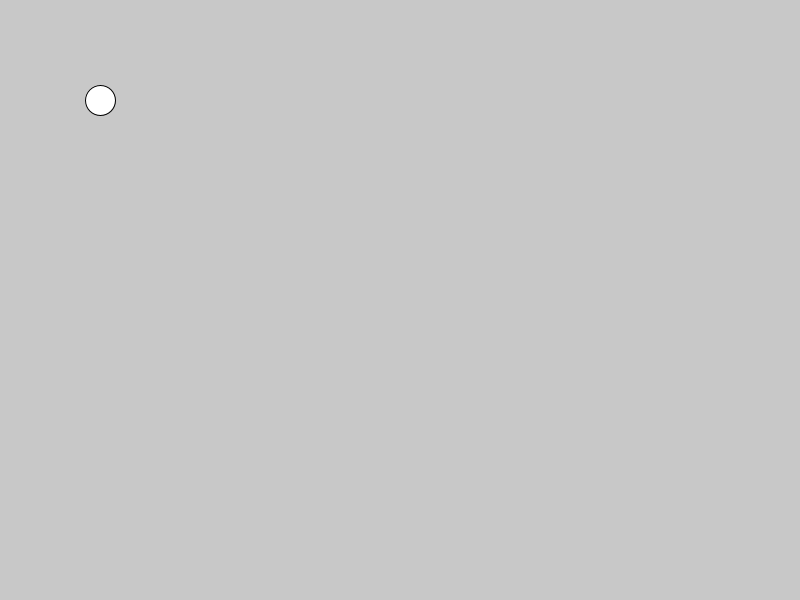
Frame 1 (no input)
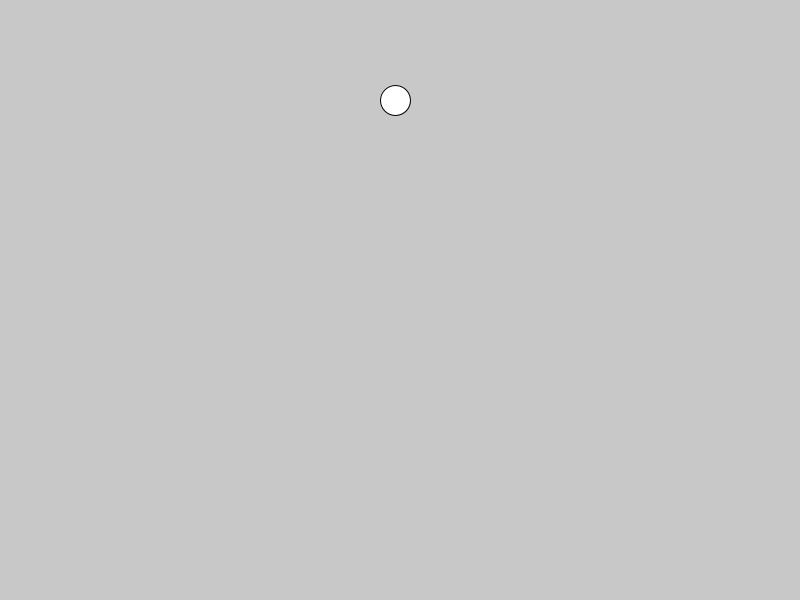
Frame 60 (the mouse pressed at the canvas centre just before this capture)
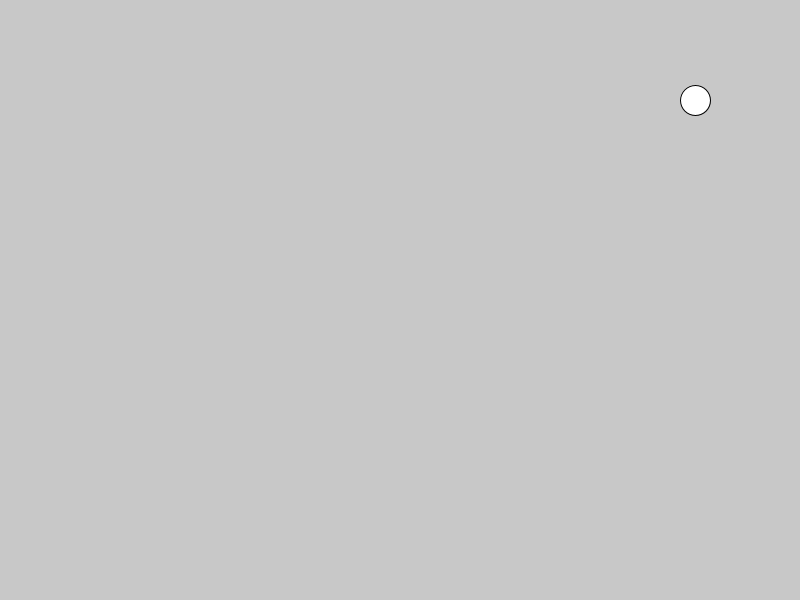
Frame 120 (the mouse held since frame 60 and released just before this capture)

The Processing sketch that drew these frames (run headless with seeded random() and noise(); from frame 60 on, the mouse is pressed at the canvas centre):

// Processing sketch: lecture_09_05_bouncingBall_1D_color
// ── lecture_09_05_bouncingBall_1D_color.pde
int x, y;
int diam; 
int xdir;

void setup(){
  size(800, 600);
  x = 100;
  y = 100;
  diam = 30;
  xdir = +5;
}

void draw(){
  background(200);
  ellipse(x, y, diam, diam);
  x = x + xdir; // ball movement

  if (x - diam/2 < 0){
    xdir = xdir * -1;
    fill(255, 0, 0);
  }
  
  if (x + diam/2 > 800){
    xdir = xdir * -1;
    fill(255, 255, 0);
  }
}
